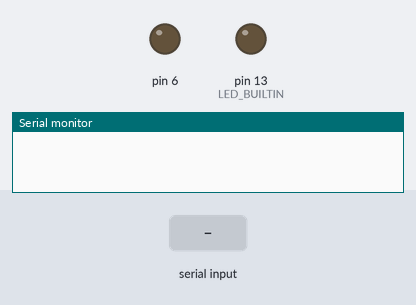
Bench run of a program on a simulated Arduino Uno, built with avr-gcc and run on an emulated ATmega328P. Shown: output pins drawn as LEDs (lit = HIGH), the last lines printed to the serial monitor. Inputs (shaded band) come from the test bench.

Above: at 1.2 s.
1.3 s: "cmd;1\n" received over the second serial link
At 2.1 s:
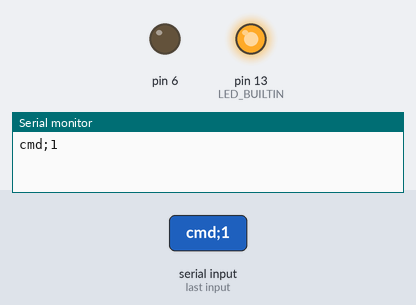
2.8 s: "cmd;150\n" received over the second serial link
Timing chart, 0 to 5.8 s (numbered marks = the images above; inputs shaded):
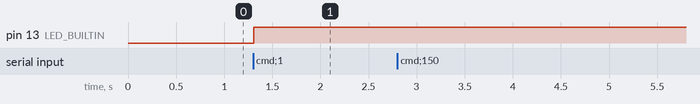

Measured:
- after the input at 1.3 s, pin 13 (LED_BUILTIN): LOW → HIGH at once

The program:

main.cpp
```cpp
#include <Arduino.h>
#include "worker.h"

Worker worker(5, 6);

void setup()
{
  worker.serialBegin();
}

void loop()
{
  while (!worker.handshake())
  {
  }
  while (true)
  {
    if (worker.listenForMessage())
    {
      worker.forwardMessage();
      worker.handleMessage();
    }
  }
}
```

worker.h
```cpp
#ifndef WORKER_H
#define WORKER_H
#include <SoftwareSerial.h>
class Worker
{
private:
    int id = 0;
    String arduinoMessage;
    void sendShake();
    bool receiveShake();
    SoftwareSerial softSerial;

public:
    Worker(int rx, int tx);
    void serialBegin();
    bool handshake();
    bool listenForMessage();
    void forwardMessage();
    void handleMessage();
};
#endif
```

worker.cpp
```cpp
#include "worker.h"
#include <Arduino.h>

Worker::Worker(int rx, int tx) : softSerial(rx, tx)
{
    pinMode(rx, INPUT);
    pinMode(tx, OUTPUT);
}
void Worker::serialBegin()
{
    pinMode(LED_BUILTIN, OUTPUT);
    softSerial.begin(9600);
    Serial.begin(115200);
}
void Worker::sendShake()
{
    String sending = "<hnd;" + (String)id + ">\n";
    softSerial.write(sending.c_str());
}
bool Worker::receiveShake()
{
    String incoming = "";
    while (softSerial.available() > 0)
    {
        incoming = softSerial.readStringUntil('\n');
        incoming.trim();
    }
    if (incoming != "")
    {
        Serial.println(incoming);
        id = incoming.substring(incoming.indexOf(';') + 1, incoming.indexOf('\n')).toInt();
        if (id >= 0)
        {
            id++;
            return true;
        }
    }
    return false;
}
bool Worker::handshake()
{
    while (!receiveShake())
    {
    }
    sendShake();
    digitalWrite(LED_BUILTIN, HIGH);
    return true;
}
bool Worker::listenForMessage()
{
    arduinoMessage = "";
    while (softSerial.available() > 0)
    {
        arduinoMessage = softSerial.readStringUntil('\n');
        arduinoMessage.trim();
        if (arduinoMessage != "")
        {
            softSerial.flush();
            return true;
        }
    }
    return false;
}
void Worker::forwardMessage()
{
    softSerial.write(arduinoMessage.c_str());
}
void Worker::handleMessage()
{
    char arduinoChar[50];
    char protocol[5];
    char action[5];
    int targetID = 0;
    int pin = 0;
    float actionPercentage = 0;
    arduinoMessage.toCharArray(arduinoChar, arduinoMessage.length() + 1);
    sscanf(arduinoChar, "<%[^;];%*[^;];%*[^-]-%d;%d;%[^>]>", protocol, &targetID, &pin, action);
    if (!strcmp(protocol, "cmd"))
    {
        if (targetID == id)
        {
            if (!strcmp(action, "high"))
            {
                pinMode(pin, OUTPUT);
                digitalWrite(pin, HIGH);
            }
            else if (!strcmp(action, "low"))
            {
                pinMode(pin, OUTPUT);
                digitalWrite(pin, LOW);
            }
            else if (action[strlen(action) - 1] == 'p')
            {
                bool valid = true;
                for (size_t i = 0; i < strlen(action) - 1; ++i)
                {
                    if (!isdigit(action[i]))
                    {
                        valid = false;
                    }
                }
                if (valid)
                {
                    char percentage[5];
                    strncpy(percentage, action, strlen(action) - 1);
                    actionPercentage = atoi(percentage) * 2.55;
                    pinMode(pin, OUTPUT);
                    analogWrite(pin, actionPercentage);
                }
                else if (!valid)
                {
                    digitalWrite(LED_BUILTIN, LOW);
                    delay(200);
                    digitalWrite(LED_BUILTIN, HIGH);
                }
            }
            else if (action[strlen(action) - 1] != 'p')
            {
                bool valid = true;
                for (size_t i = 0; i < strlen(action); ++i)
                {
                    if (!isdigit(action[i]))
                    {
                        valid = false;
                    }
                }
                if (valid)
                {
                    pinMode(pin, OUTPUT);
                    analogWrite(pin, atoi(action));
                }
                else if (!valid)
                {
                    digitalWrite(LED_BUILTIN, LOW);
                    delay(200);
                    digitalWrite(LED_BUILTIN, HIGH);
                }
            }
        }
    }
    Serial.println((String)protocol + " " + (String)targetID + " " + (String)pin + " " + (String)action + " " + (String)actionPercentage);
    arduinoMessage = "";
    arduinoChar[0] = '\0';
}
```
